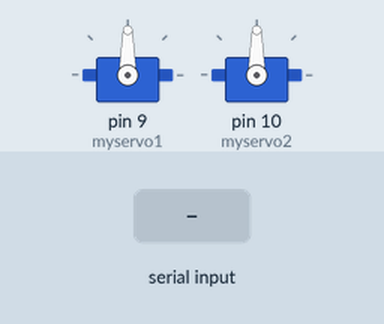
This sketch was run on a simulated Arduino Uno, built with avr-gcc and run on an emulated ATmega328P. Shown: 2 × servo. The inputs (shaded band) are chosen by the test bench.

Above: at 1.2 s.
1.3 s: ":" received over Serial
At 2.5 s:
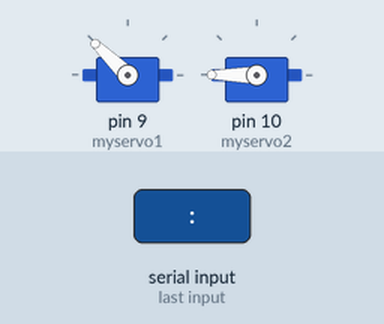
2.8 s: "30:150\n" received over Serial
At 3.9 s:
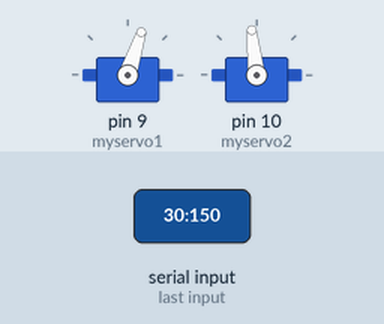
4.3 s: "1:90:45\n" received over Serial
At 5.0 s:
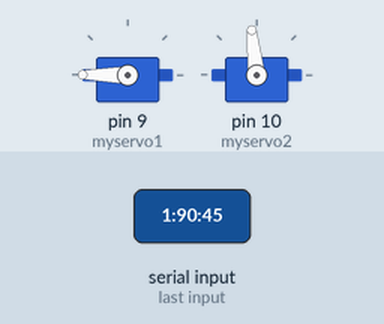
5.8 s: "90:45\n" received over Serial
At 6.1 s:
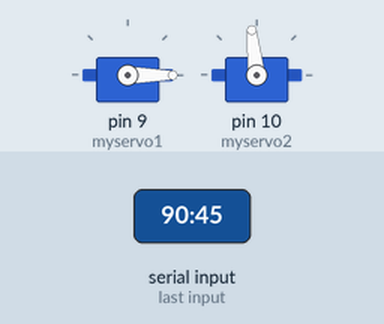
Timing chart, 0 to 8.3 s (numbered marks = the images above; inputs shaded):
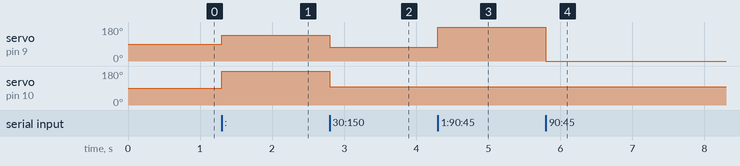

Measured:
- after the input at 1.3 s, servo on pin 9 (myservo1): 90° → 136° at once; servo on pin 10 (myservo2): 90° → 180° at once
- after the input at 2.8 s, servo on pin 9 (myservo1): 136° → 72° at once; servo on pin 10 (myservo2): 180° → 96° at once
- after the input at 4.3 s, servo on pin 9 (myservo1): 72° → 180° at once
- after the input at 5.8 s, servo on pin 9 (myservo1): 180° → 0° at once

The sketch:

arduino_serialtest_future.ino
```cpp
#include<Servo.h>
Servo myservo1,myservo2;
int xprev=0,yprev=0,xcurr=0,ycurr=0,xnext=0,ynext=0;
int val = 0;
char response[20];
char x[5],y[5];
int flag=0;
int dataCounter = 0;
void setup() {
  Serial.begin(115200);
  myservo1.attach(9);
  myservo2.attach(10);
  //pinMode(13, OUTPUT);
}

void loop () {

  if (Serial.available() ) {
    val=Serial.read();
    if(val==':')
    {
      flag=2;
      y[dataCounter]='\0';
    }
    if(val=='-')
    {
      flag=1;
      x[dataCounter]='\0';
      dataCounter=0;
    }
    if(flag==0)
    {
      x[dataCounter]=val;
      dataCounter++;
    }
    if((flag==1) && (val!='-'))
    {
      y[dataCounter]=val;
      dataCounter++;
    }
    if(flag==2)
    {
        int valx=atoi(x);
        int valy=atoi(y);
        //int x1=map(valx,0,640,63,109)-1;
        //int y1=map(valy,0,480,92,55)+2;
        xcurr=map(valx,0,640,72,121)-4;
        ycurr=map(valy,0,480,99,61)-3;
        xnext=2*xcurr-xprev;
        ynext=2*ycurr-yprev;
        myservo1.write(xnext);
        myservo2.write(ynext);
        /*Serial.print(x1);
        Serial.print(':');
        Serial.print(y1);
        Serial.print('-');
        Serial.print(valx);
        Serial.print(':');
        Serial.print(valy);
        Serial.println();
        */
        xprev=xcurr;
        yprev=ycurr;
        flag=0;
        dataCounter=0;
    }
  }
}

float mapfloat(long x, long in_min, long in_max, long out_min, long out_max)
{
  return (float)(x - in_min) * (out_max - out_min) / (float)(in_max - in_min) + out_min;
}
```
